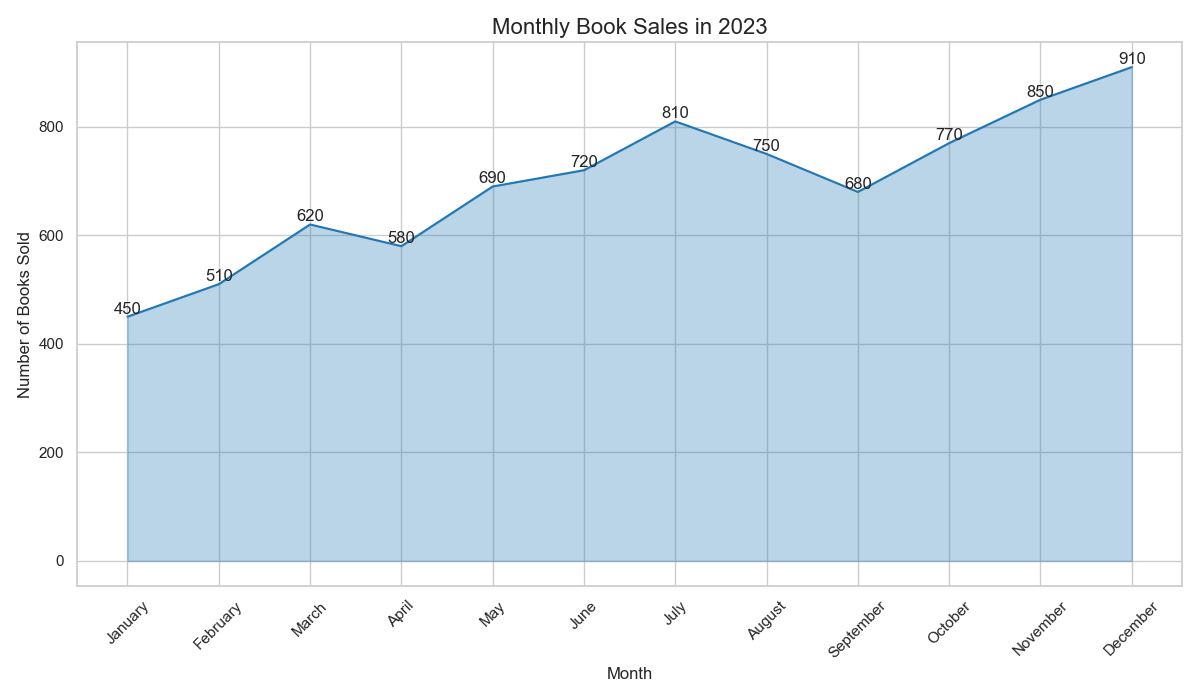

Generate this figure with Python:

import pandas as pd
import seaborn as sns
import matplotlib.pyplot as plt

# Data
data = {
    'Month': ['January', 'February', 'March', 'April', 'May', 'June', 'July', 'August', 'September', 'October', 'November', 'December'],
    'Books_Sold': [450, 510, 620, 580, 690, 720, 810, 750, 680, 770, 850, 910]
}

df = pd.DataFrame(data)

# Define the color palette as an array of hex color codes
colors = ["#1F77B4"]

# Plotting the area chart
plt.figure(figsize=(12, 7))  # Changed the width and height of the chart
ax = sns.lineplot(x='Month', y='Books_Sold', data=df, color=colors[0])
ax.fill_between(df['Month'], df['Books_Sold'], color=colors[0], alpha=0.3)

# Annotations
for i, point in df.iterrows():
    ax.text(point['Month'], point['Books_Sold'], str(point['Books_Sold']), 
            ha='center', va='bottom')

# Customizing with a title and labels
ax.set_title('Monthly Book Sales in 2023', fontsize=16)
ax.set_xlabel('Month', fontsize=12)
ax.set_ylabel('Number of Books Sold', fontsize=12)

plt.xticks(rotation=45)
plt.tight_layout()
plt.show()
